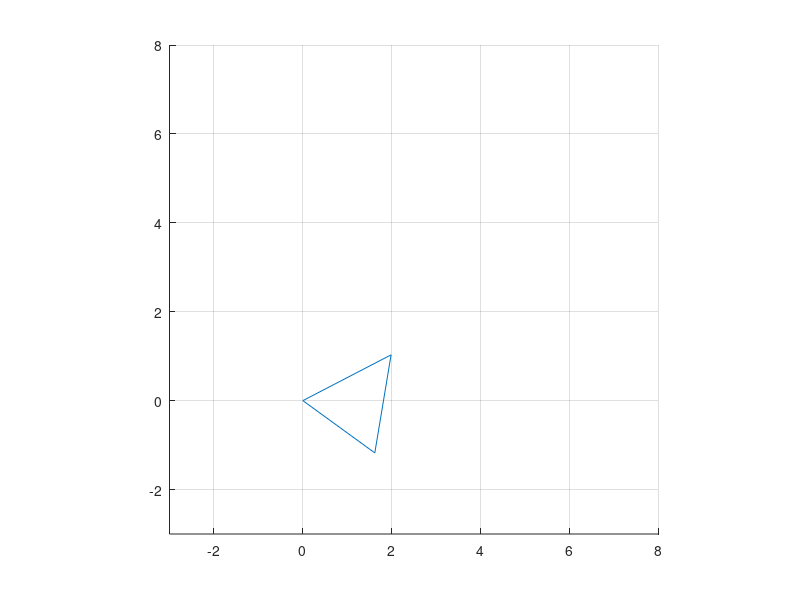

Write MATLAB code to recreate this figure. (Note: this script raises an error after producing the figure.)
%Limpiar todo
clear all;
clc;

%Variables de animacion
frames = 100;
pausa = 0.01;
pausaInicial = 0.0001;

%Variables del tamano del plano carteciano
Xmin = -3; %X minima
Xmax = 8;  %X maxima
Ymin = -3;  %Y minima
Ymax = 8; %Y maxima

%Valor de Rotacion
theta = -3600;

%Vertices
a=[0,0];
b=[2,0];
c=[1,2];

%Matriz de puntos
x = [a(1) b(1) c(1) a(1)];
y = [a(2) b(2) c(2) a(2)];

%Dibujar el triangulo original
%trianguloOriginal = line(x,y); %Dibujar triangulo
%trianguloOriginal.Color = 'blue'; %Colot
%trianguloOriginal.LineStyle = ':'; %Tipo de linea
%trianguloOriginal.LineWidth = 3; %Grosor

%Formato al plano
grid on %Mostrar cuadricula
axis square; %Cuadricula cuadrada
axis([Xmin,Xmax,Ymin,Ymax]); %Tamaño de plano carteciano

for i = 1:frames
    %Convercion para avanzar un poco cada ciclo
    div = (i/frames);
    thetan = theta*div;
    
    MR = [cosd(thetan) sind(thetan)  0; %Matriz de rotacion
        -sind(thetan) cosd(thetan) 0;
        0            0      1];
    
    aR = [a(1),a(2),1] * MR; %Punto 'a' rotado
    bR = [b(1),b(2),1] * MR; %Punto 'b' rotado
    cR = [c(1),c(2),1] * MR; %Punto 'c' rotado
    
    %Matriz de puntos
    xR = [aR(1) bR(1) cR(1) aR(1)]; %Valores x rotados
    yR = [aR(2) bR(2) cR(2) aR(2)]; %Valores y rotados
    
    %Dibujar el triangulo rotado
    trianguloRotado = line(xR,yR); %Dibujar triangulo
    trianguloRotado.Color = 'red'; %Colot
    trianguloRotado.LineStyle = '-'; %Tipo de linea
    trianguloRotado.LineWidth = 3; %Grosor
    
    pause(pausa) %pausar
    
    %Condicion para que se pause un poco al inicio
    if(i == 1)
        pause(pausaInicial)
    end
    
    %Condicion para borrar los triangulos anteriores
    if(i < 100)
        delete(trianguloRotado)
    end
end